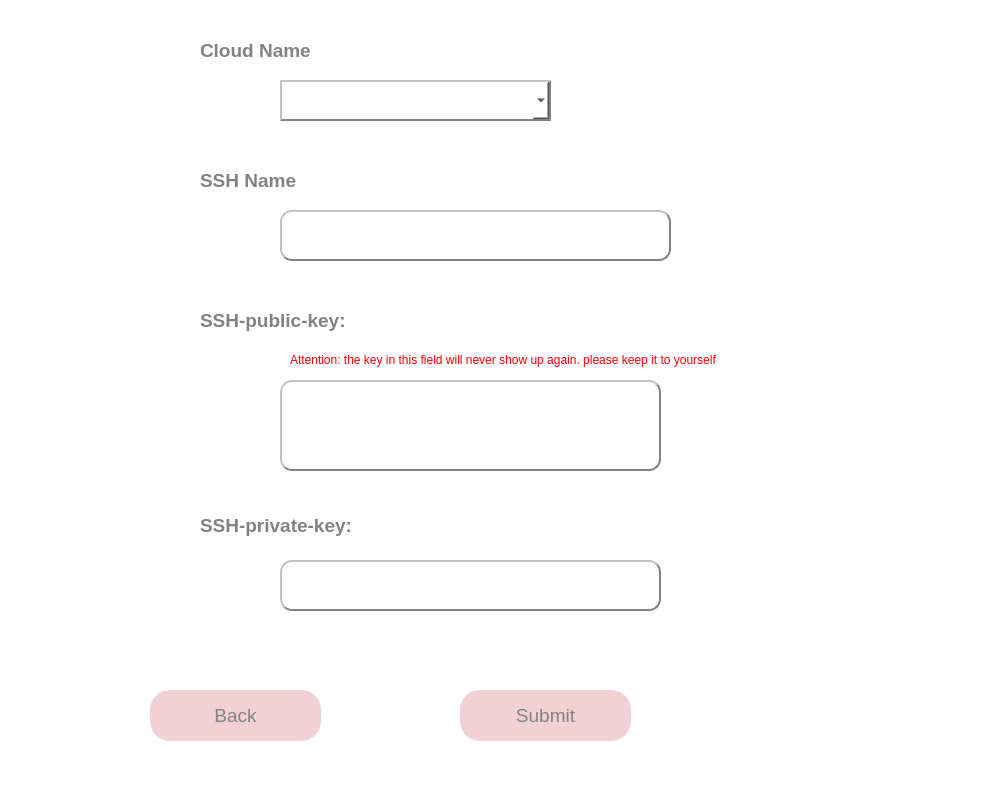
<?xml version="1.0" encoding="UTF-8"?>
<ui version="4.0">
 <class>MainWindow</class>
 <widget class="QMainWindow" name="MainWindow">
  <property name="geometry">
   <rect>
    <x>0</x>
    <y>0</y>
    <width>1000</width>
    <height>800</height>
   </rect>
  </property>
  <property name="windowTitle">
   <string>Make SSH</string>
  </property>
  <property name="styleSheet">
   <string notr="true">background-color: rgb(255, 255, 255);</string>
  </property>
  <widget class="QWidget" name="centralwidget">
   <widget class="QLabel" name="label_2">
    <property name="geometry">
     <rect>
      <x>200</x>
      <y>300</y>
      <width>271</width>
      <height>41</height>
     </rect>
    </property>
    <property name="text">
     <string>&lt;html&gt;&lt;head/&gt;&lt;body&gt;&lt;p&gt;&lt;span style=&quot; font-size:14pt; font-weight:600; color:#828282;&quot;&gt;SSH-public-key:&lt;/span&gt;&lt;/p&gt;&lt;/body&gt;&lt;/html&gt;</string>
    </property>
   </widget>
   <widget class="QLabel" name="label_3">
    <property name="geometry">
     <rect>
      <x>200</x>
      <y>500</y>
      <width>271</width>
      <height>51</height>
     </rect>
    </property>
    <property name="text">
     <string>&lt;html&gt;&lt;head/&gt;&lt;body&gt;&lt;p&gt;&lt;span style=&quot; font-size:14pt; font-weight:600; color:#828282;&quot;&gt;SSH-private-key:&lt;/span&gt;&lt;/p&gt;&lt;/body&gt;&lt;/html&gt;</string>
    </property>
   </widget>
   <widget class="QLabel" name="label_4">
    <property name="geometry">
     <rect>
      <x>290</x>
      <y>350</y>
      <width>491</width>
      <height>20</height>
     </rect>
    </property>
    <property name="text">
     <string>&lt;html&gt;&lt;head/&gt;&lt;body&gt;&lt;p&gt;&lt;span style=&quot; font-size:9pt; color:#ff0000;&quot;&gt;Attention: the key in this field will never show up again. please keep it to yourself &lt;/span&gt;&lt;/p&gt;&lt;/body&gt;&lt;/html&gt;</string>
    </property>
   </widget>
   <widget class="QPushButton" name="submit">
    <property name="geometry">
     <rect>
      <x>460</x>
      <y>690</y>
      <width>171</width>
      <height>51</height>
     </rect>
    </property>
    <property name="font">
     <font>
      <pointsize>14</pointsize>
     </font>
    </property>
    <property name="styleSheet">
     <string notr="true">QPushButton
{
	background-color: #f1d1d6;
	color: #828282;
	border-radius:20px;
}

QPushButton:hover
{
	background-color: #ff8b8d;
	color: #656565;
	border-radius:20px;
}</string>
    </property>
    <property name="text">
     <string>Submit</string>
    </property>
   </widget>
   <widget class="QPushButton" name="back">
    <property name="geometry">
     <rect>
      <x>150</x>
      <y>690</y>
      <width>171</width>
      <height>51</height>
     </rect>
    </property>
    <property name="font">
     <font>
      <pointsize>14</pointsize>
     </font>
    </property>
    <property name="styleSheet">
     <string notr="true">QPushButton
{
	background-color: #f1d1d6;
	color: #828282;
	border-radius:20px;
}

QPushButton:hover
{
	background-color: #ff8b8d;
	color: #656565;
	border-radius:20px;
}</string>
    </property>
    <property name="text">
     <string>Back</string>
    </property>
   </widget>
   <widget class="QTextEdit" name="ssh_name">
    <property name="geometry">
     <rect>
      <x>280</x>
      <y>210</y>
      <width>391</width>
      <height>51</height>
     </rect>
    </property>
    <property name="styleSheet">
     <string notr="true">background-color: rgb(255, 255, 255);
border-radius: 12px;
border:2px outset;
border-color: rgb(130, 130, 130);</string>
    </property>
   </widget>
   <widget class="QLabel" name="label_5">
    <property name="geometry">
     <rect>
      <x>200</x>
      <y>160</y>
      <width>261</width>
      <height>41</height>
     </rect>
    </property>
    <property name="text">
     <string>&lt;html&gt;&lt;head/&gt;&lt;body&gt;&lt;p&gt;&lt;span style=&quot; font-size:14pt; font-weight:600; color:#828282;&quot;&gt;SSH Name&lt;/span&gt;&lt;/p&gt;&lt;/body&gt;&lt;/html&gt;</string>
    </property>
   </widget>
   <widget class="QComboBox" name="cloud_list">
    <property name="geometry">
     <rect>
      <x>280</x>
      <y>80</y>
      <width>271</width>
      <height>41</height>
     </rect>
    </property>
    <property name="styleSheet">
     <string notr="true">background-color: rgb(255, 255, 255);
border:2px outset;
border-color: rgb(130, 130, 130);</string>
    </property>
   </widget>
   <widget class="QLabel" name="label_6">
    <property name="geometry">
     <rect>
      <x>200</x>
      <y>30</y>
      <width>261</width>
      <height>41</height>
     </rect>
    </property>
    <property name="text">
     <string>&lt;html&gt;&lt;head/&gt;&lt;body&gt;&lt;p&gt;&lt;span style=&quot; font-size:14pt; font-weight:600; color:#828282;&quot;&gt;Cloud Name&lt;/span&gt;&lt;/p&gt;&lt;/body&gt;&lt;/html&gt;</string>
    </property>
   </widget>
   <widget class="QTextBrowser" name="public_key">
    <property name="geometry">
     <rect>
      <x>280</x>
      <y>380</y>
      <width>381</width>
      <height>91</height>
     </rect>
    </property>
    <property name="styleSheet">
     <string notr="true">background-color: rgb(255, 255, 255);
border-radius: 12px;
border:2px outset;
border-color: rgb(130, 130, 130);</string>
    </property>
   </widget>
   <widget class="QTextBrowser" name="private_key">
    <property name="geometry">
     <rect>
      <x>280</x>
      <y>560</y>
      <width>381</width>
      <height>51</height>
     </rect>
    </property>
    <property name="styleSheet">
     <string notr="true">background-color: rgb(255, 255, 255);
border-radius: 12px;
border:2px outset;
border-color: rgb(130, 130, 130);</string>
    </property>
   </widget>
  </widget>
  <widget class="QMenuBar" name="menubar">
   <property name="geometry">
    <rect>
     <x>0</x>
     <y>0</y>
     <width>1000</width>
     <height>18</height>
    </rect>
   </property>
  </widget>
  <widget class="QStatusBar" name="statusbar"/>
 </widget>
 <resources/>
 <connections/>
</ui>
